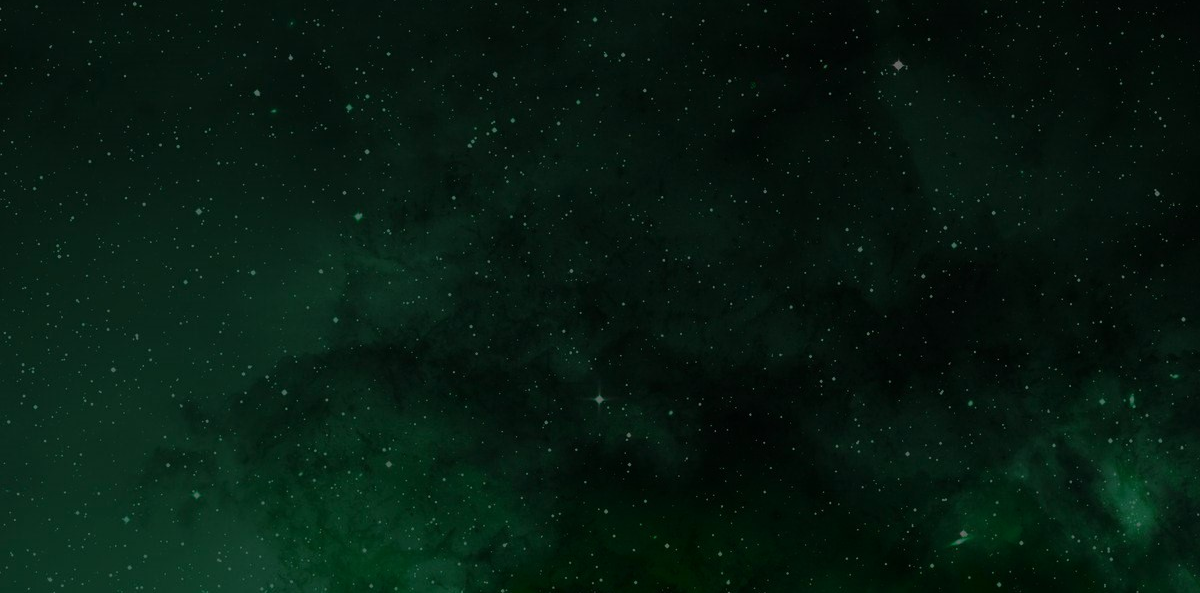
The app's page / (lower part), older data.
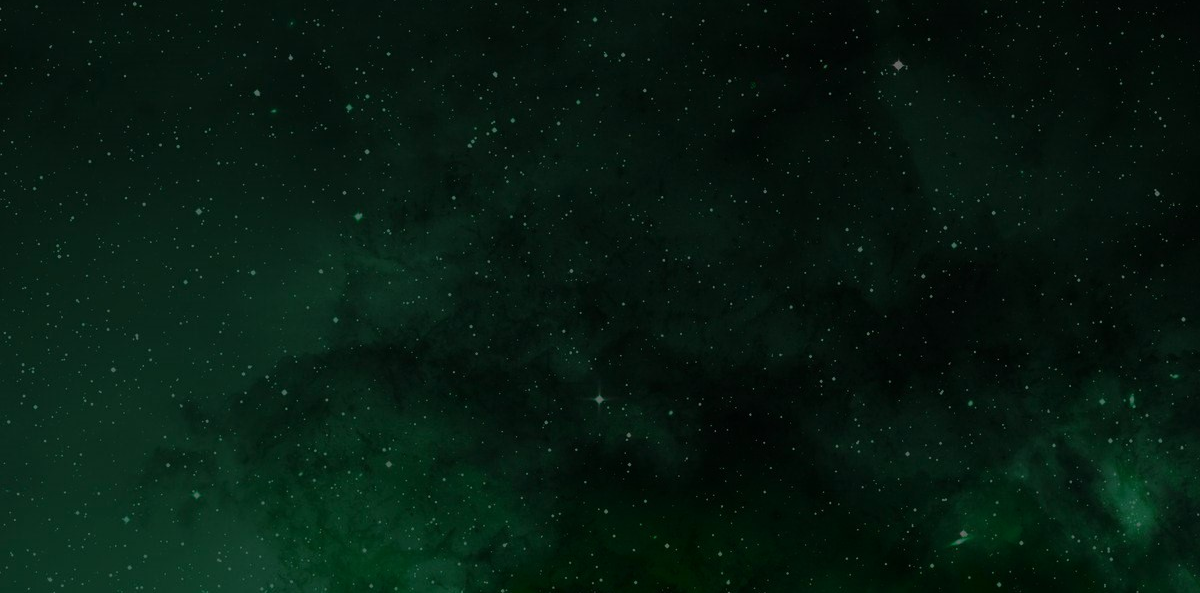
The same page, newer data.
### home/models.py (models this page shows, shortened)
class Product(models.Model):
    patternsname = {}
    name = models.CharField(max_length=30)
    price = models.CharField(max_length=7, default='00.00')
    image = models.ImageField(upload_to= 'images/')
    info_image1 = models.ImageField(upload_to= 'images/', default=0)
    info_image2 = models.ImageField(upload_to= 'images/', default=0)
    allCategorys = (['phones', 'phones'],
               ['computers','computers'],
               ['games', 'games'],
               ['headphones', 'headphones'],
               ['soundcards', 'soundcards'],
               ['microphones', 'microphones'])
    category = models.CharField(choices=allCategorys, max_length=11, default='phones')
    caract = models.CharField(max_length=500, default='no caracters')
    def get_path(self):
        return self.name.replace(' ', '-')

### home/views.py (the view)
# urls.py: path('', views.index, name='index'),
def index(request):
    pattern = ''
    on_search = mssg = False
    prods = []
    all_prods = Product.objects.all()
    if 'Search' in request.GET:
        on_search = True
        pattern = request.GET['Search'].lower()
        for prod in Product.objects.all():
            print(prod.category)
            if pattern in prod.name.lower() or pattern in prod.category:
                prods.append(prod)
        if len(prods) == 0:
            mssg = True
    else:
        prods = all_prods
    contex = {'prods': prods, 'on_search': on_search, 'pattern': pattern, 'mssg': mssg}
    return render(request, 'index.html', contex)

### templates/index.html (shortened to what this page needs)
{% extends 'base.html' %}
{% load static %}
{% block content %}
    <div class="container" style="margin-left: auto;">
        {% include 'product_list.html' %}
    </div>
{% endblock %}

### templates/product_list.html (shortened to what this page needs)
<div class="row">
    {% for prod in prods %}
        <a href="{% url 'prod_info' prod.get_path %}" hx-get="/info/{{ prod.get_path}}" hx-indicator="#indicator" hx-target="#bd">
            <div class="col-lg-3 col-md-6 col-11 mx-auto my-4">
                <div class="card mx-auto" style="height: 354px;">
                    <img src="{{ prod.image.url }}" class="card-img-top" style="height: 194px;" alt="{{prod.name}} image">
                    <div class="card-body">
                        <span class="card-title text-light">{{prod.name}}</span>
                        <p class="card-text text-secondary" style="font-size: 22px;">{{prod.price}} <span style="font-size: 23px; color: #668ab1;">DT</span></p>
                        <a href="{% url 'prod_info' prod.get_path %}" hx-get="/info/{{ prod.get_path}}" hx-indicator="#indicator" hx-target="#bd" class="btn btn-primary" style="margin-top: 10px">more info</a>
                    </div>
                </div>
            </div>
        </a>
    {% endfor %}
</div>

Row changes from the older to the newer data that the page shows:
changed Product "Rode MicroPhone": price "0000DT" → "00.00"
changed Product "BM800 microphone": price "0000DT" → "00.00"
